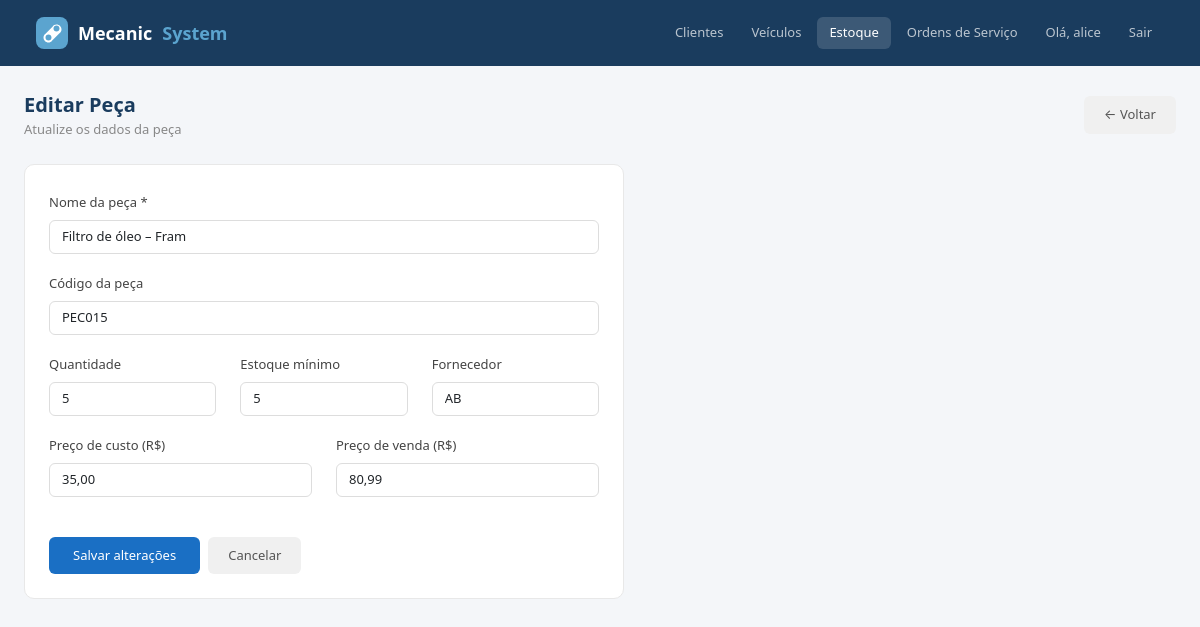
Before: /estoque/editar/15/ (signed in) with the older database file.
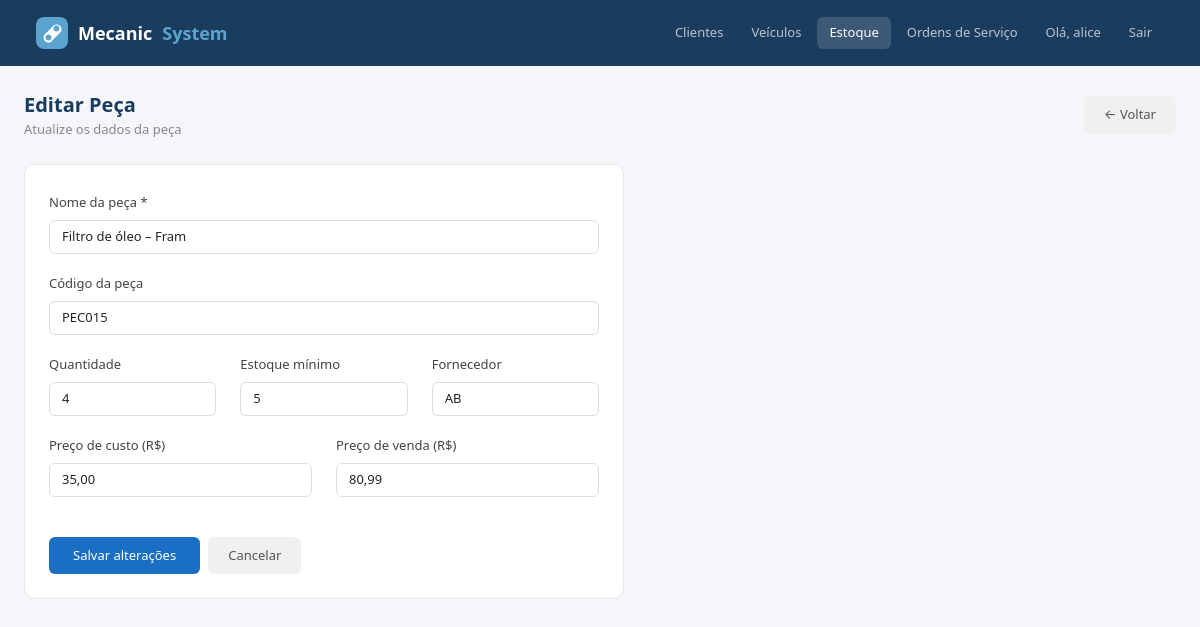
After: the same page with the newer database file.
### estoque/models.py (models this page shows, shortened)
class Peca(models.Model):
    codigo = models.CharField(max_length=50, unique=True, blank=True, null=True, verbose_name="Código")
    nome = models.CharField(max_length=100)
    quantidade = models.IntegerField(default=0)
    estoque_minimo = models.IntegerField(default=5)
    preco_custo = models.DecimalField(max_digits=10, decimal_places=2)
    preco_venda = models.DecimalField(max_digits=10, decimal_places=2)
    fornecedor = models.CharField(max_length=100, blank=True)
    class Meta:
        ordering = ['nome']

### estoque/views.py (the view, shortened to what this page needs)
# urls.py: path('editar/<int:id>/', views.editar_peca, name='editar_peca'),
def editar_peca(request, id):
    peca = get_object_or_404(Peca, id=id)
    return render(request, 'estoque/editar.html', {'peca': peca})

### core/templatetags/core_filters.py (called while the page is built)
@register.filter
def br_format(value):
    if value is None or value == '':
        return "0,00"
    try:
        if isinstance(value, str):
            value = float(value.replace(',', '.'))
        locale.setlocale(locale.LC_ALL, 'pt_BR.UTF-8')
        return locale.currency(value, grouping=True, symbol=False).strip()
    except (ValueError, locale.Error):
        try:
            num = float(value)
            return f"{num:,.2f}".replace(',', 'X').replace('.', ',').replace('X', '.')
        except:
            return str(value)

### estoque/templates/estoque/editar.html (shortened to what this page needs)
{% extends "base.html" %}
{% load core_filters %}
{% block nav_estoque %}active{% endblock %}
{% block conteudo %}
<div class="d-flex justify-content-between align-items-center mb-4">
  <div>
    <div class="page-title">Editar Peça</div>
    <div class="page-sub">Atualize os dados da peça</div>
  </div>
  <a href="/estoque/" class="btn-cancelar">← Voltar</a>
</div>
<div class="form-card" style="max-width:600px">
  <form method="post">
    <div class="mb-3">
      <label class="form-label">Nome da peça *</label>
      <input type="text" name="nome" class="form-control" value="{{ peca.nome }}" required>
    </div>
    <div class="mb-3">
      <label class="form-label">Código da peça</label>
      <input type="text" name="codigo" class="form-control" value="{{ peca.codigo }}" readonly>
    </div>
    <div class="row">
      <div class="col-md-4 mb-3">
        <label class="form-label">Quantidade</label>
        <input type="number" name="quantidade" class="form-control" value="{{ peca.quantidade }}">
      </div>
      <div class="col-md-4 mb-3">
        <label class="form-label">Estoque mínimo</label>
        <input type="number" name="estoque_minimo" class="form-control" value="{{ peca.estoque_minimo }}">
      </div>
      <div class="col-md-4 mb-3">
        <label class="form-label">Fornecedor</label>
        <input type="text" name="fornecedor" class="form-control" value="{{ peca.fornecedor }}">
      </div>
    </div>
    <div class="row">
      <div class="col-md-6 mb-3">
        <label class="form-label">Preço de custo (R$)</label>
        <input type="text" name="preco_custo" class="form-control" value="{{ peca.preco_custo|br_format }}">
      </div>
      <div class="col-md-6 mb-3">
        <label class="form-label">Preço de venda (R$)</label>
        <input type="text" name="preco_venda" class="form-control" value="{{ peca.preco_venda|br_format }}">
      </div>
    </div>
    <div class="d-flex gap-2 mt-4">
      <button type="submit" class="btn-salvar">Salvar alterações</button>
      <a href="/estoque/" class="btn-cancelar">Cancelar</a>
    </div>
  </form>
</div>
{% endblock %}

Changed rows visible on the page:
changed Peca "Filtro de óleo – Fram": quantidade "5" → "4"
